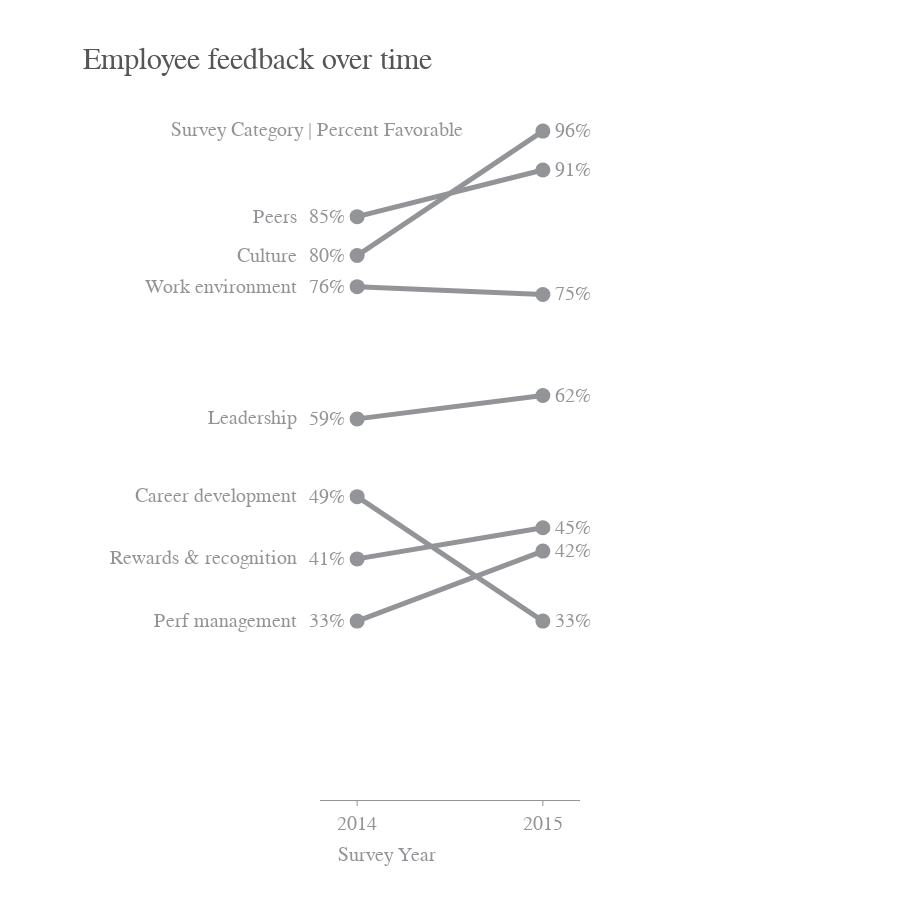

Notebook code for this chart:
### Markdown cell above
## Data Visualization

### Code cell
fig = go.Figure()

# Plot -------------------------
for i in range(7):
    fig.add_traces([
        go.Scatter(
            x=np.asarray(df.columns, dtype=np.int64),
            y=df[i:i+1].values[0],
            mode='lines+markers',
            line=dict(color=GRAY7, width=5),
            marker=dict(color=GRAY7, size=15),
        ),
    ])

# Annotation -------------------
for i in range(7):
    fig.add_annotation(
        text=df.index[i],
        align="right",
        font=dict(color=GRAY7, size=20, family="Arial"),
        width=210,
        x=2014,
        y=df[i:i+1].values[0][0],
        xshift=-165,
        yshift=0,
        showarrow=False,
    )
    
    fig.add_annotation(
        text=str(df[i:i+1].values[0][0]) + '%',
        align="right",
        font=dict(color=GRAY7, size=20, family="Arial"),
        x=2014,
        y=df[i:i+1].values[0][0],
        xshift=-30,
        yshift=0,
        showarrow=False,
    )
    
    fig.add_annotation(
        text=str(df[i:i+1].values[0][1]) + '%',
        align="right",
        font=dict(color=GRAY7, size=20, family="Arial"),
        x=2015,
        y=df[i:i+1].values[0][1],
        xshift=30,
        yshift=0,
        showarrow=False,
    )

# Text -------------------------
fig.add_annotation(
    text="Employee feedback over time",
    font=dict(color=GRAY3, size=30, family="Arial"),
    x=2014,
    y=100,
    xshift=-100,
    yshift=40,
    showarrow=False,
)

fig.add_annotation(
    text="Survey Category | Percent Favorable",
    font=dict(color=GRAY7, size=20, family="Arial"),
    x=2014,
    y=100,
    xshift=-40,
    yshift=-30,
    showarrow=False,
)

fig.add_annotation(
    text="Survey Year",
    font=dict(color=GRAY7, size=20, family="Arial"),
    x=2014,
    y=10,
    xshift=30,
    yshift=-55,
    showarrow=False,
)

# Layout -----------------------

fig.update_layout(
    width=900,
    height=900,
    margin=dict(t=100, b=100, l=320, r=320),
    showlegend=False,
    paper_bgcolor="white",
    plot_bgcolor="white",
)

fig.update_xaxes(
    tickfont=dict(color=GRAY7, size=20, family='Arial'),
    ticks="outside",
    tickvals=[2014, 2015],
    ticktext=[2014, 2015],
    tickcolor=GRAY7,
    linecolor=GRAY7,
    range=[2013.8, 2015.2]
)

fig.update_yaxes(
    tickfont=dict(color=GRAY7, size=15, family='Arial'),
    tickcolor=GRAY7,
    linecolor=GRAY7,
    showticklabels=False,
    showline=False,
    range=[10, 100]
)

### Figure 1 — Plotly figure (JSON) as saved in the notebook; plotly's stock layout.template omitted (floating-point values rounded to 4 significant figures)
{"data": [{"line": {"color": "#929497", "width": 5}, "marker": {"color": "#929497", "size": 15}, "mode": "lines+markers", "type": "scatter", "x": [2014, 2015], "y": [80, 96]}, {"line": {"color": "#929497", "width": 5}, "marker": {"color": "#929497", "size": 15}, "mode": "lines+markers", "type": "scatter", "x": [2014, 2015], "y": [85, 91]}, {"line": {"color": "#929497", "width": 5}, "marker": {"color": "#929497", "size": 15}, "mode": "lines+markers", "type": "scatter", "x": [2014, 2015], "y": [76, 75]}, {"line": {"color": "#929497", "width": 5}, "marker": {"color": "#929497", "size": 15}, "mode": "lines+markers", "type": "scatter", "x": [2014, 2015], "y": [59, 62]}, {"line": {"color": "#929497", "width": 5}, "marker": {"color": "#929497", "size": 15}, "mode": "lines+markers", "type": "scatter", "x": [2014, 2015], "y": [41, 45]}, {"line": {"color": "#929497", "width": 5}, "marker": {"color": "#929497", "size": 15}, "mode": "lines+markers", "type": "scatter", "x": [2014, 2015], "y": [33, 42]}, {"line": {"color": "#929497", "width": 5}, "marker": {"color": "#929497", "size": 15}, "mode": "lines+markers", "type": "scatter", "x": [2014, 2015], "y": [49, 33]}], "layout": {"annotations": [{"align": "right", "font": {"color": "#929497", "family": "Arial", "size": 20}, "showarrow": false, "text": "Culture", "width": 210, "x": 2014, "xshift": -165, "y": 80, "yshift": 0}, {"align": "right", "font": {"color": "#929497", "family": "Arial", "size": 20}, "showarrow": false, "text": "80%", "x": 2014, "xshift": -30, "y": 80, "yshift": 0}, {"align": "right", "font": {"color": "#929497", "family": "Arial", "size": 20}, "showarrow": false, "text": "96%", "x": 2015, "xshift": 30, "y": 96, "yshift": 0}, {"align": "right", "font": {"color": "#929497", "family": "Arial", "size": 20}, "showarrow": false, "text": "Peers", "width": 210, "x": 2014, "xshift": -165, "y": 85, "yshift": 0}, {"align": "right", "font": {"color": "#929497", "family": "Arial", "size": 20}, "showarrow": false, "text": "85%", "x": 2014, "xshift": -30, "y": 85, "yshift": 0}, {"align": "right", "font": {"color": "#929497", "family": "Arial", "size": 20}, "showarrow": false, "text": "91%", "x": 2015, "xshift": 30, "y": 91, "yshift": 0}, {"align": "right", "font": {"color": "#929497", "family": "Arial", "size": 20}, "showarrow": false, "text": "Work environment", "width": 210, "x": 2014, "xshift": -165, "y": 76, "yshift": 0}, {"align": "right", "font": {"color": "#929497", "family": "Arial", "size": 20}, "showarrow": false, "text": "76%", "x": 2014, "xshift": -30, "y": 76, "yshift": 0}, {"align": "right", "font": {"color": "#929497", "family": "Arial", "size": 20}, "showarrow": false, "text": "75%", "x": 2015, "xshift": 30, "y": 75, "yshift": 0}, {"align": "right", "font": {"color": "#929497", "family": "Arial", "size": 20}, "showarrow": false, "text": "Leadership", "width": 210, "x": 2014, "xshift": -165, "y": 59, "yshift": 0}, {"align": "right", "font": {"color": "#929497", "family": "Arial", "size": 20}, "showarrow": false, "text": "59%", "x": 2014, "xshift": -30, "y": 59, "yshift": 0}, {"align": "right", "font": {"color": "#929497", "family": "Arial", "size": 20}, "showarrow": false, "text": "62%", "x": 2015, "xshift": 30, "y": 62, "yshift": 0}, {"align": "right", "font": {"color": "#929497", "family": "Arial", "size": 20}, "showarrow": false, "text": "Rewards & recognition", "width": 210, "x": 2014, "xshift": -165, "y": 41, "yshift": 0}, {"align": "right", "font": {"color": "#929497", "family": "Arial", "size": 20}, "showarrow": false, "text": "41%", "x": 2014, "xshift": -30, "y": 41, "yshift": 0}, {"align": "right", "font": {"color": "#929497", "family": "Arial", "size": 20}, "showarrow": false, "text": "45%", "x": 2015, "xshift": 30, "y": 45, "yshift": 0}, {"align": "right", "font": {"color": "#929497", "family": "Arial", "size": 20}, "showarrow": false, "text": "Perf management", "width": 210, "x": 2014, "xshift": -165, "y": 33, "yshift": 0}, {"align": "right", "font": {"color": "#929497", "family": "Arial", "size": 20}, "showarrow": false, "text": "33%", "x": 2014, "xshift": -30, "y": 33, "yshift": 0}, {"align": "right", "font": {"color": "#929497", "family": "Arial", "size": 20}, "showarrow": false, "text": "42%", "x": 2015, "xshift": 30, "y": 42, "yshift": 0}, {"align": "right", "font": {"color": "#929497", "family": "Arial", "size": 20}, "showarrow": false, "text": "Career development", "width": 210, "x": 2014, "xshift": -165, "y": 49, "yshift": 0}, {"align": "right", "font": {"color": "#929497", "family": "Arial", "size": 20}, "showarrow": false, "text": "49%", "x": 2014, "xshift": -30, "y": 49, "yshift": 0}, {"align": "right", "font": {"color": "#929497", "family": "Arial", "size": 20}, "showarrow": false, "text": "33%", "x": 2015, "xshift": 30, "y": 33, "yshift": 0}, {"font": {"color": "#555655", "family": "Arial", "size": 30}, "showarrow": false, "text": "Employee feedback over time", "x": 2014, "xshift": -100, "y": 100, "yshift": 40}, {"font": {"color": "#929497", "family": "Arial", "size": 20}, "showarrow": false, "text": "Survey Category | Percent Favorable", "x": 2014, "xshift": -40, "y": 100, "yshift": -30}, {"font": {"color": "#929497", "family": "Arial", "size": 20}, "showarrow": false, "text": "Survey Year", "x": 2014, "xshift": 30, "y": 10, "yshift": -55}], "height": 900, "margin": {"b": 100, "l": 320, "r": 320, "t": 100}, "paper_bgcolor": "white", "plot_bgcolor": "white", "showlegend": false, "width": 900, "xaxis": {"linecolor": "#929497", "range": [2014.0, 2015.0], "tickcolor": "#929497", "tickfont": {"color": "#929497", "family": "Arial", "size": 20}, "ticks": "outside", "ticktext": [2014, 2015], "tickvals": [2014, 2015]}, "yaxis": {"linecolor": "#929497", "range": [10, 100], "showline": false, "showticklabels": false, "tickcolor": "#929497", "tickfont": {"color": "#929497", "family": "Arial", "size": 15}}}}
